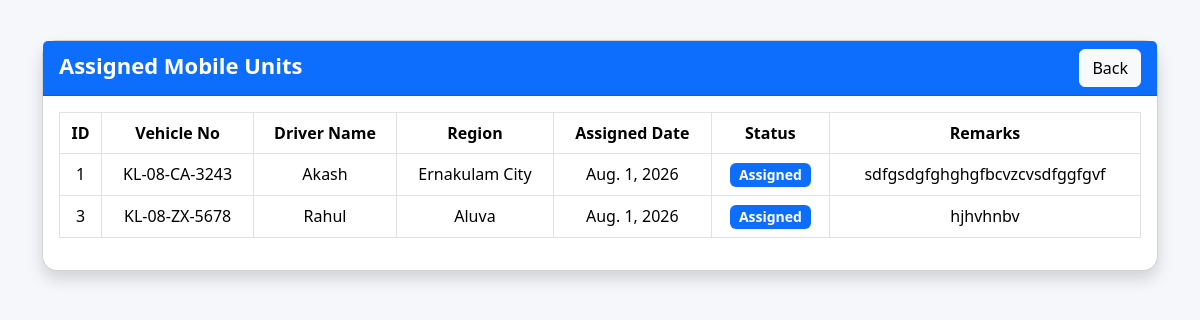
Screenshot of /worker_mobile_units/ (signed in) with the database file from the repository.
### HelathApp/models.py (models this page shows, shortened)
class Mobile_Healthcare_Unit(models.Model):
    STATUS = [
        ("Assigned","Assigned"),
        ("Completed","Completed")
    ]
    vehicle_no=models.CharField(max_length=30)
    driver_name=models.CharField(max_length=100)
    field_worker=models.ForeignKey(
        FieldWorker,
        on_delete=models.CASCADE
    )
    region=models.ForeignKey(
        Region,
        on_delete=models.CASCADE
    )
    assigned_date=models.DateField()
    remarks=models.TextField()
    status=models.CharField(
        max_length=20,
        choices=STATUS,
        default="Assigned"
    )

class Region(models.Model):
    REGION_TYPES = [
        ('Urban', 'Urban'),
        ('Rural', 'Rural'),
        ('Tribal', 'Tribal'),
    ]
    region_name = models.CharField(max_length=100)
    region_type = models.CharField(
        max_length=20,
        choices=REGION_TYPES
    )
    latitude = models.DecimalField(
        max_digits=9,
        decimal_places=6
    )
    longitude = models.DecimalField(
        max_digits=9,
        decimal_places=6
    )

### HelathApp/views.py (the view)
# urls.py: path("worker_mobile_units/",views.worker_mobile_units,name="worker_mobile_units"),
def worker_mobile_units(request):
    if "worker_id" not in request.session:
        return redirect("worker_login")
    worker = models.FieldWorker.objects.get(
        id=request.session["worker_id"]
    )
    units = models.Mobile_Healthcare_Unit.objects.filter(
        field_worker=worker
    ).order_by("-assigned_date")
    return render(
        request,
        "worker_mobile_units.html",
        {
            "worker": worker,
            "units": units
        }
    )

### HelathApp/templates/worker_mobile_units.html (shortened to what this page needs)
<!DOCTYPE html>
<html>
<head>
<link href="https://cdn.jsdelivr.net/npm/bootstrap@5.3.3/dist/css/bootstrap.min.css" rel="stylesheet">
</head>
<body>
<div class="container">
<div class="card shadow">
<div class="card-header d-flex justify-content-between">
<span>
Assigned Mobile Units
</span>
<a href="{% url 'worker_home' %}" class="btn btn-light">
Back
</a>
</div>
<div class="card-body">
<div class="table-responsive">
<table class="table table-bordered table-hover">
<tr>
<th>ID</th>
<th>Vehicle No</th>
<th>Driver Name</th>
<th>Region</th>
<th>Assigned Date</th>
<th>Status</th>
<th>Remarks</th>
</tr>
{% for unit in units %}
<tr>
<td>{{ unit.id }}</td>
<td>{{ unit.vehicle_no }}</td>
<td>{{ unit.driver_name }}</td>
<td>{{ unit.region.region_name }}</td>
<td>{{ unit.assigned_date }}</td>
<td>
{% if unit.status == "Assigned" %}
<span class="badge bg-primary">
Assigned
</span>
{% else %}
<span class="badge bg-success">
Completed
</span>
{% endif %}
</td>
<td>{{ unit.remarks }}</td>
</tr>
{% empty %}
<tr>
<td colspan="7">
No Mobile Units Assigned
</td>
</tr>
{% endfor %}
</table>
</div>
</div>
</div>
</div>
</body>
</html>

### HelathApp/templates/worker_mobile_units.html (style rules this page uses)
body { background:#f5f7fa; }
.container { margin-top:40px; }
.card { border-radius:15px; }
.card-header { background:#0d6efd; color:white; font-size:22px; font-weight:bold; }
table th { background:#0d6efd; color:white; text-align:center; }
table td { text-align:center; vertical-align:middle; }
.badge { font-size:14px; }

### rows the page displays
Mobile_Healthcare_Unit: id "1", vehicle_no "KL-08-CA-3243", driver_name "Akash", region.region_name "Ernakulam City", assigned_date "Aug. 1, 2026", status "Assigned", remarks "sdfgsdgfghghgfbcvzcvsdfggfgvf"
Mobile_Healthcare_Unit: id "3", vehicle_no "KL-08-ZX-5678", driver_name "Rahul", region.region_name "Aluva", assigned_date "Aug. 1, 2026", status "Assigned", remarks "hjhvhnbv"
